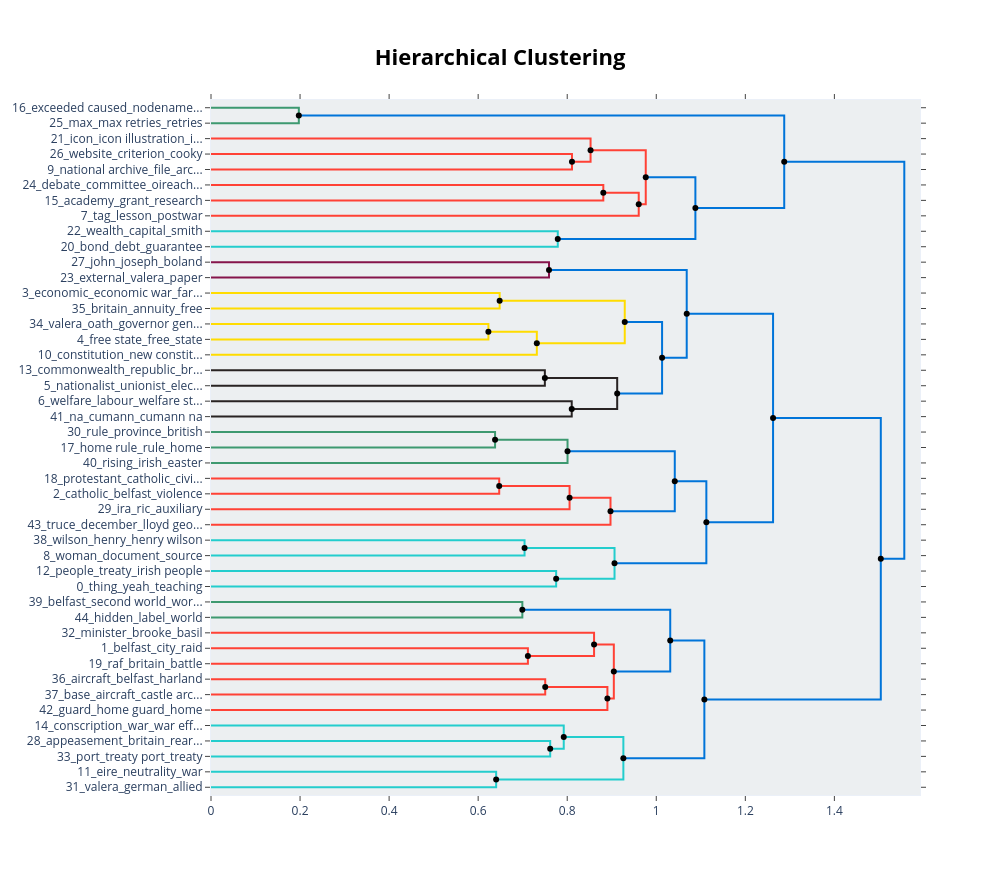

Here is the notebook cell this chart was saved with:
### Code cell
# Visualize the hierarchical topics
print("Creating hierarchical topics visualization...")

# Use the hierarchical_model to create the visualization
hierarchy_fig_option1 = option1_topic_model_fast.visualize_hierarchy(hierarchical_topics=hierarchical_topics_option1)
hierarchy_fig_option1.show()

# Also save as HTML
hierarchy_fig_option1.write_html("../outputs/analysis_results/option1_hierarchical_topics.html")
print("Hierarchical topics visualization saved for option1")

### Figure 1 — Plotly figure (JSON) as saved in the notebook; plotly's stock layout.template omitted (floating-point values rounded to 4 significant figures)
{"data": [{"hoverinfo": "text", "marker": {"color": "rgb(61,153,112)"}, "mode": "lines", "text": ["exceeded caused_nodename_nodename servname_exceeded_servname provided", "", "", "max_max retries_retries_exceeded caused_retries exceeded"], "type": "scatter", "x": [0.0, 0.1972, 0.1972, 0.0], "xaxis": "x", "y": [-5.0, -5.0, -15.0, -15.0], "yaxis": "y"}, {"hoverinfo": "text", "marker": {"color": "rgb(255,65,54)"}, "mode": "lines", "text": ["website_criterion_cooky_success_accessibility", "", "", "national archive_file_archive_national_churchill"], "type": "scatter", "x": [0.0, 0.8107, 0.8107, 0.0], "xaxis": "x", "y": [-35.0, -35.0, -45.0, -45.0], "yaxis": "y"}, {"hoverinfo": "text", "marker": {"color": "rgb(255,65,54)"}, "mode": "lines", "text": ["icon_icon illustration_illustration_software_audio", "", "", "national archive_archive_website_page_national"], "type": "scatter", "x": [0.0, 0.8524, 0.8524, 0.8107], "xaxis": "x", "y": [-25.0, -25.0, -40.0, -40.0], "yaxis": "y"}, {"hoverinfo": "text", "marker": {"color": "rgb(255,65,54)"}, "mode": "lines", "text": ["debate_committee_oireachtas_schedule_dáil", "", "", "academy_grant_research_irish academy_royal irish"], "type": "scatter", "x": [0.0, 0.8811, 0.8811, 0.0], "xaxis": "x", "y": [-55.0, -55.0, -65.0, -65.0], "yaxis": "y"}, {"hoverinfo": "text", "marker": {"color": "rgb(255,65,54)"}, "mode": "lines", "text": ["debate_committee_academy_oireachtas_research", "", "", "tag_lesson_postwar_victorian_workshop"], "type": "scatter", "x": [0.8811, 0.9606, 0.9606, 0.0], "xaxis": "x", "y": [-60.0, -60.0, -75.0, -75.0], "yaxis": "y"}, {"hoverinfo": "text", "marker": {"color": "rgb(255,65,54)"}, "mode": "lines", "text": ["icon_icon illustration_illustration_search_archive", "", "", "tag_lesson_debate_committee_academy"], "type": "scatter", "x": [0.8524, 0.9763, 0.9763, 0.9606], "xaxis": "x", "y": [-32.5, -32.5, -67.5, -67.5], "yaxis": "y"}, {"hoverinfo": "text", "marker": {"color": "rgb(35,205,205)"}, "mode": "lines", "text": ["wealth_capital_smith_nation_region city", "", "", "bond_debt_guarantee_land_sovereign"], "type": "scatter", "x": [0.0, 0.7788, 0.7788, 0.0], "xaxis": "x", "y": [-85.0, -85.0, -95.0, -95.0], "yaxis": "y"}, {"hoverinfo": "text", "marker": {"color": "rgb(0,116,217)"}, "mode": "lines", "text": ["tag_search_icon_icon illustration_illustration", "", "", "wealth_capital_uk_bond_land"], "type": "scatter", "x": [0.9763, 1.088, 1.088, 0.7788], "xaxis": "x", "y": [-50.0, -50.0, -90.0, -90.0], "yaxis": "y"}, {"hoverinfo": "text", "marker": {"color": "rgb(0,116,217)"}, "mode": "lines", "text": ["exceeded caused_exceeded_max_retries exceeded_retries", "", "", "tag_search_icon_icon illustration_illustration"], "type": "scatter", "x": [0.1972, 1.287, 1.287, 1.088], "xaxis": "x", "y": [-10.0, -10.0, -70.0, -70.0], "yaxis": "y"}, {"hoverinfo": "text", "marker": {"color": "rgb(133,20,75)"}, "mode": "lines", "text": ["john_joseph_boland_minute_conference", "", "", "external_valera_paper_external affair_éamon valera"], "type": "scatter", "x": [0.0, 0.7591, 0.7591, 0.0], "xaxis": "x", "y": [-105.0, -105.0, -115.0, -115.0], "yaxis": "y"}, {"hoverinfo": "text", "marker": {"color": "rgb(255,220,0)"}, "mode": "lines", "text": ["economic_economic war_farmer_economy_war", "", "", "britain_annuity_free_free state_trade"], "type": "scatter", "x": [0.0, 0.6482, 0.6482, 0.0], "xaxis": "x", "y": [-125.0, -125.0, -135.0, -135.0], "yaxis": "y"}, {"hoverinfo": "text", "marker": {"color": "rgb(255,220,0)"}, "mode": "lines", "text": ["valera_oath_governor general_privy council_privy", "", "", "free state_free_state_irish_irish free"], "type": "scatter", "x": [0.0, 0.623, 0.623, 0.0], "xaxis": "x", "y": [-145.0, -145.0, -155.0, -155.0], "yaxis": "y"}, {"hoverinfo": "text", "marker": {"color": "rgb(255,220,0)"}, "mode": "lines", "text": ["free state_free_state_valera_irish", "", "", "constitution_new constitution_bunreacht_bunreacht na_article"], "type": "scatter", "x": [0.623, 0.7317, 0.7317, 0.0], "xaxis": "x", "y": [-150.0, -150.0, -165.0, -165.0], "yaxis": "y"}, {"hoverinfo": "text", "marker": {"color": "rgb(255,220,0)"}, "mode": "lines", "text": ["economic_economic war_britain_farmer_annuity", "", "", "constitution_free_free state_state_valera"], "type": "scatter", "x": [0.6482, 0.9292, 0.9292, 0.7317], "xaxis": "x", "y": [-130.0, -130.0, -157.5, -157.5], "yaxis": "y"}, {"hoverinfo": "text", "marker": {"color": "rgb(40,35,35)"}, "mode": "lines", "text": ["commonwealth_republic_british commonwealth_century_century century", "", "", "nationalist_unionist_election_parliament_government"], "type": "scatter", "x": [0.0, 0.7497, 0.7497, 0.0], "xaxis": "x", "y": [-175.0, -175.0, -185.0, -185.0], "yaxis": "y"}, {"hoverinfo": "text", "marker": {"color": "rgb(40,35,35)"}, "mode": "lines", "text": ["welfare_labour_welfare state_health_housing", "", "", "na_cumann_cumann na_party_clann"], "type": "scatter", "x": [0.0, 0.8101, 0.8101, 0.0], "xaxis": "x", "y": [-195.0, -195.0, -205.0, -205.0], "yaxis": "y"}, {"hoverinfo": "text", "marker": {"color": "rgb(40,35,35)"}, "mode": "lines", "text": ["nationalist_unionist_commonwealth_republic_act", "", "", "welfare_labour_welfare state_government_state"], "type": "scatter", "x": [0.7497, 0.9122, 0.9122, 0.8101], "xaxis": "x", "y": [-180.0, -180.0, -200.0, -200.0], "yaxis": "y"}, {"hoverinfo": "text", "marker": {"color": "rgb(0,116,217)"}, "mode": "lines", "text": ["free_free state_constitution_state_irish", "", "", "government_welfare_nationalist_republic_labour"], "type": "scatter", "x": [0.9292, 1.013, 1.013, 0.9122], "xaxis": "x", "y": [-143.8, -143.8, -190.0, -190.0], "yaxis": "y"}, {"hoverinfo": "text", "marker": {"color": "rgb(0,116,217)"}, "mode": "lines", "text": ["john_department_external_external affair_valera", "", "", "state_free_britain_free state_government"], "type": "scatter", "x": [0.7591, 1.068, 1.068, 1.013], "xaxis": "x", "y": [-110.0, -110.0, -166.9, -166.9], "yaxis": "y"}, {"hoverinfo": "text", "marker": {"color": "rgb(61,153,112)"}, "mode": "lines", "text": ["rule_province_british_irish nationalist_irish", "", "", "home rule_rule_home_party_liberal"], "type": "scatter", "x": [0.0, 0.638, 0.638, 0.0], "xaxis": "x", "y": [-215.0, -215.0, -225.0, -225.0], "yaxis": "y"}, {"hoverinfo": "text", "marker": {"color": "rgb(61,153,112)"}, "mode": "lines", "text": ["rule_home rule_home_irish_irish home", "", "", "rising_irish_easter_easter rising_rebel"], "type": "scatter", "x": [0.638, 0.8007, 0.8007, 0.0], "xaxis": "x", "y": [-220.0, -220.0, -235.0, -235.0], "yaxis": "y"}, {"hoverinfo": "text", "marker": {"color": "rgb(255,65,54)"}, "mode": "lines", "text": ["protestant_catholic_civil right_source_ulster", "", "", "catholic_belfast_violence_mcmahon_protestant"], "type": "scatter", "x": [0.0, 0.6473, 0.6473, 0.0], "xaxis": "x", "y": [-245.0, -245.0, -255.0, -255.0], "yaxis": "y"}, {"hoverinfo": "text", "marker": {"color": "rgb(255,65,54)"}, "mode": "lines", "text": ["catholic_protestant_belfast_violence_ulster", "", "", "ira_ric_auxiliary_police_volunteer"], "type": "scatter", "x": [0.6473, 0.8053, 0.8053, 0.0], "xaxis": "x", "y": [-250.0, -250.0, -265.0, -265.0], "yaxis": "y"}, {"hoverinfo": "text", "marker": {"color": "rgb(255,65,54)"}, "mode": "lines", "text": ["catholic_protestant_ira_violence_belfast", "", "", "truce_december_lloyd george_lloyd_george"], "type": "scatter", "x": [0.8053, 0.8972, 0.8972, 0.0], "xaxis": "x", "y": [-257.5, -257.5, -275.0, -275.0], "yaxis": "y"}, {"hoverinfo": "text", "marker": {"color": "rgb(0,116,217)"}, "mode": "lines", "text": ["rule_home rule_home_irish_british", "", "", "catholic_protestant_ira_violence_belfast"], "type": "scatter", "x": [0.8007, 1.042, 1.042, 0.8972], "xaxis": "x", "y": [-227.5, -227.5, -266.2, -266.2], "yaxis": "y"}, {"hoverinfo": "text", "marker": {"color": "rgb(35,205,205)"}, "mode": "lines", "text": ["wilson_henry_henry wilson_sir henry_sir", "", "", "woman_document_source_doe_extract"], "type": "scatter", "x": [0.0, 0.7042, 0.7042, 0.0], "xaxis": "x", "y": [-285.0, -285.0, -295.0, -295.0], "yaxis": "y"}, {"hoverinfo": "text", "marker": {"color": "rgb(35,205,205)"}, "mode": "lines", "text": ["people_treaty_irish people_irish_stand", "", "", "thing_yeah_teaching_lot_actually"], "type": "scatter", "x": [0.0, 0.7751, 0.7751, 0.0], "xaxis": "x", "y": [-305.0, -305.0, -315.0, -315.0], "yaxis": "y"}, {"hoverinfo": "text", "marker": {"color": "rgb(35,205,205)"}, "mode": "lines", "text": ["woman_document_wilson_source_doe", "", "", "thing_yeah_teaching_lot_people"], "type": "scatter", "x": [0.7042, 0.9062, 0.9062, 0.7751], "xaxis": "x", "y": [-290.0, -290.0, -310.0, -310.0], "yaxis": "y"}, {"hoverinfo": "text", "marker": {"color": "rgb(0,116,217)"}, "mode": "lines", "text": ["rule_catholic_home rule_protestant_irish", "", "", "thing_yeah_teaching_lot_people"], "type": "scatter", "x": [1.042, 1.112, 1.112, 0.9062], "xaxis": "x", "y": [-246.9, -246.9, -300.0, -300.0], "yaxis": "y"}, {"hoverinfo": "text", "marker": {"color": "rgb(0,116,217)"}, "mode": "lines", "text": ["state_free_irish_government_constitution", "", "", "thing_people_yeah_teaching_lot"], "type": "scatter", "x": [1.068, 1.262, 1.262, 1.112], "xaxis": "x", "y": [-138.4, -138.4, -273.4, -273.4], "yaxis": "y"}, {"hoverinfo": "text", "marker": {"color": "rgb(61,153,112)"}, "mode": "lines", "text": ["belfast_second world_world war_second_belfast second", "", "", "hidden_label_world_belfast_war"], "type": "scatter", "x": [0.0, 0.6992, 0.6992, 0.0], "xaxis": "x", "y": [-325.0, -325.0, -335.0, -335.0], "yaxis": "y"}, {"hoverinfo": "text", "marker": {"color": "rgb(255,65,54)"}, "mode": "lines", "text": ["belfast_city_raid_bomb_street", "", "", "raf_britain_battle_battle britain_luftwaffe"], "type": "scatter", "x": [0.0, 0.7117, 0.7117, 0.0], "xaxis": "x", "y": [-355.0, -355.0, -365.0, -365.0], "yaxis": "y"}, {"hoverinfo": "text", "marker": {"color": "rgb(255,65,54)"}, "mode": "lines", "text": ["minister_brooke_basil_basil brooke_andrew", "", "", "raid_belfast_city_air_bomb"], "type": "scatter", "x": [0.0, 0.8603, 0.8603, 0.7117], "xaxis": "x", "y": [-345.0, -345.0, -360.0, -360.0], "yaxis": "y"}, {"hoverinfo": "text", "marker": {"color": "rgb(255,65,54)"}, "mode": "lines", "text": ["aircraft_belfast_harland_governor_repair", "", "", "base_aircraft_castle archdale_shipping_eire"], "type": "scatter", "x": [0.0, 0.7506, 0.7506, 0.0], "xaxis": "x", "y": [-375.0, -375.0, -385.0, -385.0], "yaxis": "y"}, {"hoverinfo": "text", "marker": {"color": "rgb(255,65,54)"}, "mode": "lines", "text": ["aircraft_base_belfast_war_atlantic", "", "", "guard_home guard_home_sectarian_ira"], "type": "scatter", "x": [0.7506, 0.8902, 0.8902, 0.0], "xaxis": "x", "y": [-380.0, -380.0, -395.0, -395.0], "yaxis": "y"}, {"hoverinfo": "text", "marker": {"color": "rgb(255,65,54)"}, "mode": "lines", "text": ["belfast_raid_city_air_bomb", "", "", "base_guard_home guard_aircraft_belfast"], "type": "scatter", "x": [0.8603, 0.9047, 0.9047, 0.8902], "xaxis": "x", "y": [-352.5, -352.5, -387.5, -387.5], "yaxis": "y"}, {"hoverinfo": "text", "marker": {"color": "rgb(0,116,217)"}, "mode": "lines", "text": ["belfast_world_world war_second world_war", "", "", "belfast_raid_city_aircraft_air"], "type": "scatter", "x": [0.6992, 1.031, 1.031, 0.9047], "xaxis": "x", "y": [-330.0, -330.0, -370.0, -370.0], "yaxis": "y"}, {"hoverinfo": "text", "marker": {"color": "rgb(35,205,205)"}, "mode": "lines", "text": ["appeasement_britain_rearmament_policy_chamberlain", "", "", "port_treaty port_treaty_agreement_eire"], "type": "scatter", "x": [0.0, 0.7617, 0.7617, 0.0], "xaxis": "x", "y": [-415.0, -415.0, -425.0, -425.0], "yaxis": "y"}, {"hoverinfo": "text", "marker": {"color": "rgb(35,205,205)"}, "mode": "lines", "text": ["conscription_war_war effort_britain_nationalist", "", "", "port_britain_appeasement_treaty port_rearmament"], "type": "scatter", "x": [0.0, 0.7922, 0.7922, 0.7617], "xaxis": "x", "y": [-405.0, -405.0, -420.0, -420.0], "yaxis": "y"}, {"hoverinfo": "text", "marker": {"color": "rgb(35,205,205)"}, "mode": "lines", "text": ["eire_neutrality_war_eire neutrality_invasion", "", "", "valera_german_allied_airman_irish territory"], "type": "scatter", "x": [0.0, 0.6404, 0.6404, 0.0], "xaxis": "x", "y": [-435.0, -435.0, -445.0, -445.0], "yaxis": "y"}, {"hoverinfo": "text", "marker": {"color": "rgb(35,205,205)"}, "mode": "lines", "text": ["conscription_britain_port_war_appeasement", "", "", "eire_neutrality_valera_war_invasion"], "type": "scatter", "x": [0.7922, 0.9261, 0.9261, 0.6404], "xaxis": "x", "y": [-412.5, -412.5, -440.0, -440.0], "yaxis": "y"}, {"hoverinfo": "text", "marker": {"color": "rgb(0,116,217)"}, "mode": "lines", "text": ["belfast_raid_city_aircraft_war", "", "", "war_britain_eire_conscription_neutrality"], "type": "scatter", "x": [1.031, 1.108, 1.108, 0.9261], "xaxis": "x", "y": [-350.0, -350.0, -426.2, -426.2], "yaxis": "y"}, {"hoverinfo": "text", "marker": {"color": "rgb(0,116,217)"}, "mode": "lines", "text": ["irish_state_thing_people_free", "", "", "belfast_war_britain_raid_city"], "type": "scatter", "x": [1.262, 1.504, 1.504, 1.108], "xaxis": "x", "y": [-205.9, -205.9, -388.1, -388.1], "yaxis": "y"}, {"hoverinfo": "text", "marker": {"color": "rgb(0,116,217)"}, "mode": "lines", "text": ["tag_search_icon_icon illustration_illustration", "", "", "war_irish_people_britain_belfast"], "type": "scatter", "x": [1.287, 1.557, 1.557, 1.504], "xaxis": "x", "y": [-40.0, -40.0, -297.0, -297.0], "yaxis": "y"}, {"hoverinfo": "text", "hovertext": ["debate_committee_academy_oireachtas_research", "icon_icon illustration_illustration_search_archive", "tag_search_icon_icon illustration_illustration", "exceeded caused_exceeded_max_retries exceeded_retries", "free state_free_state_valera_irish", "economic_economic war_britain_farmer_annuity", "nationalist_unionist_commonwealth_republic_act", "free_free state_constitution_state_irish", "john_department_external_external affair_valera", "rule_home rule_home_irish_irish home", "catholic_protestant_belfast_violence_ulster", "catholic_protestant_ira_violence_belfast", "rule_home rule_home_irish_british", "woman_document_wilson_source_doe", "rule_catholic_home rule_protestant_irish", "state_free_irish_government_constitution", "aircraft_base_belfast_war_atlantic", "belfast_raid_city_air_bomb", "belfast_world_world war_second world_war", "conscription_britain_port_war_appeasement", "belfast_raid_city_aircraft_war", "irish_state_thing_people_free", "tag_search_icon_icon illustration_illustration"], "marker": {"color": "black"}, "mode": "markers", "showlegend": false, "type": "scatter", "x": [0.8811, 0.8524, 0.9763, 0.1972, 0.623, 0.6482, 0.7497, 0.9292, 0.7591, 0.638, 0.6473, 0.8053, 0.8007, 0.7042, 1.042, 1.068, 0.7506, 0.8603, 0.6992, 0.7922, 1.031, 1.262, 1.287], "y": [-60, -32.5, -50, -10, -150, -130, -180, -143.8, -110, -220, -250, -257.5, -227.5, -290, -246.9, -138.4, -380, -352.5, -330, -412.5, -350, -205.9, -40]}, {"hoverinfo": "text", "hovertext": ["national archive_archive_website_page_national", "tag_lesson_debate_committee_academy", "wealth_capital_uk_bond_land", "tag_search_icon_icon illustration_illustration", "constitution_free_free state_state_valera", "welfare_labour_welfare state_government_state", "government_welfare_nationalist_republic_labour", "state_free_britain_free state_government", "catholic_protestant_ira_violence_belfast", "thing_yeah_teaching_lot_people", "thing_yeah_teaching_lot_people", "thing_people_yeah_teaching_lot", "raid_belfast_city_air_bomb", "base_guard_home guard_aircraft_belfast", "belfast_raid_city_aircraft_air", "port_britain_appeasement_treaty port_rearmament", "eire_neutrality_valera_war_invasion", "war_britain_eire_conscription_neutrality", "belfast_war_britain_raid_city", "war_irish_people_britain_belfast"], "marker": {"color": "black"}, "mode": "markers", "showlegend": false, "type": "scatter", "x": [0.8107, 0.9606, 0.7788, 1.088, 0.7317, 0.8101, 0.9122, 1.013, 0.8972, 0.7751, 0.9062, 1.112, 0.7117, 0.8902, 0.9047, 0.7617, 0.6404, 0.9261, 1.108, 1.504], "y": [-40, -67.5, -90, -70, -157.5, -200, -190, -166.9, -266.2, -310, -300, -273.4, -360, -387.5, -370, -420, -440, -426.2, -388.1, -297.0]}], "layout": {"autosize": false, "height": 875, "hoverlabel": {"bgcolor": "white", "font": {"family": "Rockwell", "size": 16}}, "hovermode": "closest", "plot_bgcolor": "#ECEFF1", "showlegend": false, "title": {"font": {"color": "Black", "size": 22}, "text": "<b>Hierarchical Clustering</b>", "x": 0.5, "xanchor": "center", "yanchor": "top"}, "width": 1000, "xaxis": {"mirror": "allticks", "rangemode": "tozero", "showgrid": false, "showline": true, "showticklabels": true, "ticks": "outside", "type": "linear", "zeroline": false}, "yaxis": {"mirror": "allticks", "range": [-450, 0], "rangemode": "tozero", "showgrid": false, "showline": true, "showticklabels": true, "tickmode": "array", "ticks": "outside", "ticktext": ["16_exceeded caused_nodename...", "25_max_max retries_retries", "21_icon_icon illustration_i...", "26_website_criterion_cooky", "9_national archive_file_arc...", "24_debate_committee_oireach...", "15_academy_grant_research", "7_tag_lesson_postwar", "22_wealth_capital_smith", "20_bond_debt_guarantee", "27_john_joseph_boland", "23_external_valera_paper", "3_economic_economic war_far...", "35_britain_annuity_free", "34_valera_oath_governor gen...", "4_free state_free_state", "10_constitution_new constit...", "13_commonwealth_republic_br...", "5_nationalist_unionist_elec...", "6_welfare_labour_welfare st...", "41_na_cumann_cumann na", "30_rule_province_british", "17_home rule_rule_home", "40_rising_irish_easter", "18_protestant_catholic_civi...", "2_catholic_belfast_violence", "29_ira_ric_auxiliary", "43_truce_december_lloyd geo...", "38_wilson_henry_henry wilson", "8_woman_document_source", "12_people_treaty_irish people", "0_thing_yeah_teaching", "39_belfast_second world_wor...", "44_hidden_label_world", "32_minister_brooke_basil", "1_belfast_city_raid", "19_raf_britain_battle", "36_aircraft_belfast_harland", "37_base_aircraft_castle arc...", "42_guard_home guard_home", "14_conscription_war_war eff...", "28_appeasement_britain_rear...", "33_port_treaty port_treaty", "11_eire_neutrality_war", "31_valera_german_allied"], "tickvals": [-5, -15, -25, -35, -45, -55, -65, -75, -85, -95, -105, -115, -125, -135, -145, -155, -165, -175, -185, -195, -205, -215, -225, -235, -245, -255, -265, -275, -285, -295, -305, -315, -325, -335, -345, -355, -365, -375, -385, -395, -405, -415, -425, -435, -445], "type": "linear", "zeroline": false}}}
